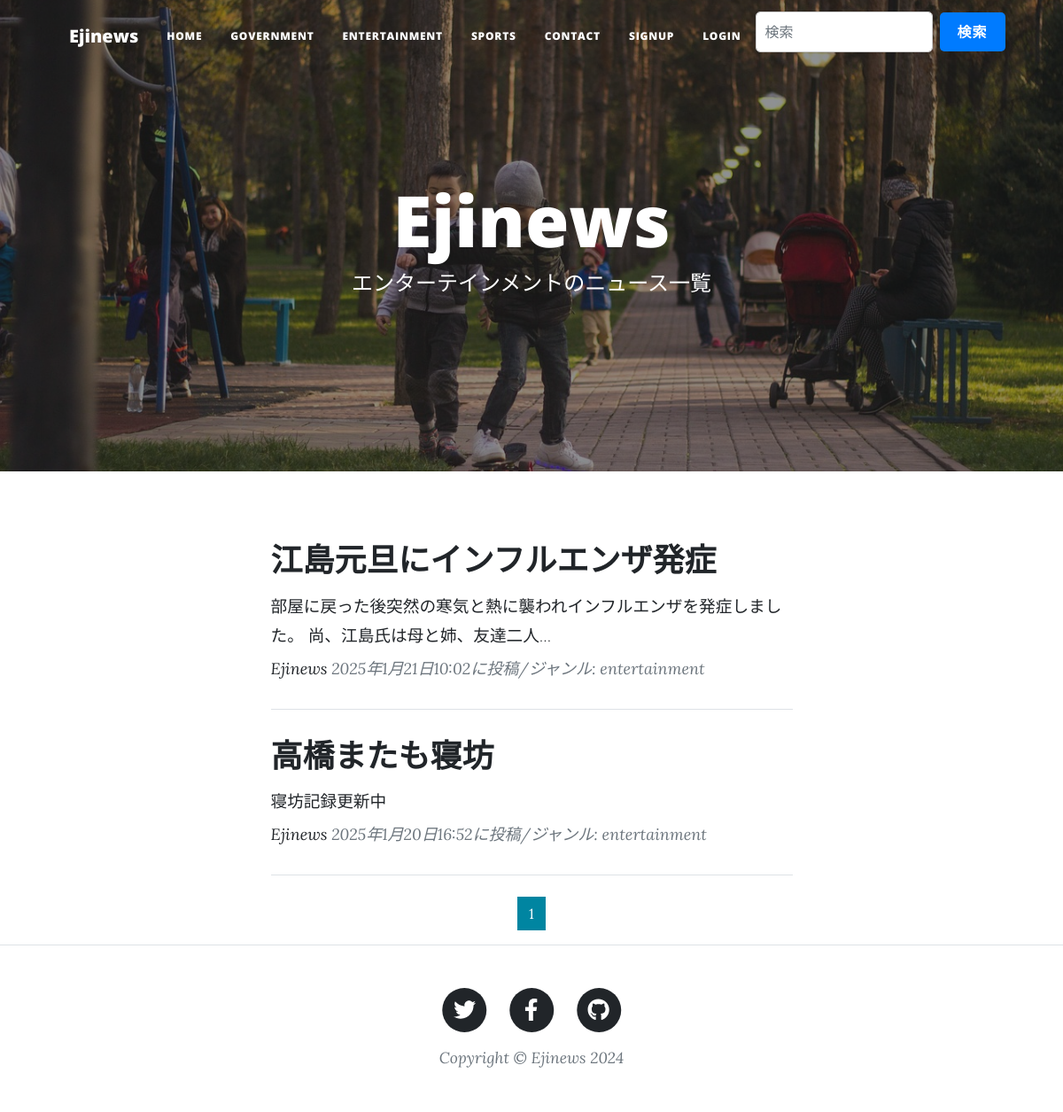
The page /entertainment-list/ on the database its author committed.
### Ejinews/models.py (models this page shows, shortened)
class AddNews(models.Model):
    CATEGORY = (('government','政治,経済'),
                ('entertainment','エンターテインメント'),
                ('sports','スポーツ'),
                )
    title = models.CharField(
        verbose_name='タイトル',
        max_length=200
    )
    content = models.TextField(
        verbose_name='本文'
    )
    posted_at = models.DateTimeField(
        verbose_name='投稿日時',
        auto_now_add=True
    )
    category = models.CharField(
        verbose_name='ジャンル',
        max_length=50,
        choices=CATEGORY
    )

### Ejinews/views.py (the view)
# urls.py: path('entertainment-list/', views.EntertainmentView.as_view(), name='entertainment_list'),
class EntertainmentView(ListView):
    template_name = 'entertainment_list.html'
    model = AddNews
    context_object_name = 'entertainment_records'
    queryset = AddNews.objects.filter(category='entertainment').order_by('-posted_at')
    paginate_by = 2

### Ejinews/templates/entertainment_list.html (shortened to what this page needs)
{% extends 'base.html' %}
{% load static %}
{% block header %}
<header class="masthead" style="background-image: url({% static 'assets/img/エンタメ.jpg' %})">
    <div class="container position-relative px-4 px-lg-5">
        <div class="row gx-4 gx-lg-5 justify-content-center">
            <div class="col-md-10 col-lg-8 col-xl-7">
                <div class="site-heading">
                    <h1>Ejinews</h1>
                    <span class="subheading">エンターテインメントのニュース一覧</span>
                </div>
            </div>
        </div>
    </div>
</header>
{% endblock %}
{% block contents %}
<div class="container px-4 px-lg-5">
    <div class="row gx-4 gx-lg-5 justify-content-center">
        <div class="col-md-10 col-lg-8 col-xl-7">
            {% for record in entertainment_records %}
            <div class="post-preview">
                <a href="{% url 'Ejinews:news_detail' record.pk %}">
                    <h2 class="post-title">
                        {{record.title}}
                    </h2>
                    <h3 class="post-subtitle">
                        <span style="font-size: 14pt;">
                            {{record.content|truncatechars:50}}
                        </span>
                    </h3>
                </a>
                <p class="post-meta">
                    <a href="#">Ejinews</a>
                    {{record.posted_at}}に投稿/ジャンル:
                    {{record.category}}
                </p>
            </div>
            <hr class="my-4" />
            {% endfor %}
            {% include "pagination.html" %}
        </div>
    </div>
</div>
{% endblock %}

### rows shown on the page
AddNews: title "江島元旦にインフルエンザ発症", content "部屋に戻った後突然の寒気と熱に襲われインフルエンザを発症しました。 尚、江島氏は母と姉、友達二人…", posted_at "2025年1月21日10:02", category "entertainment"
AddNews: title "高橋またも寝坊", content "寝坊記録更新中", posted_at "2025年1月20日16:52", category "entertainment"

### other values the page prints
{{ num }} "1"
